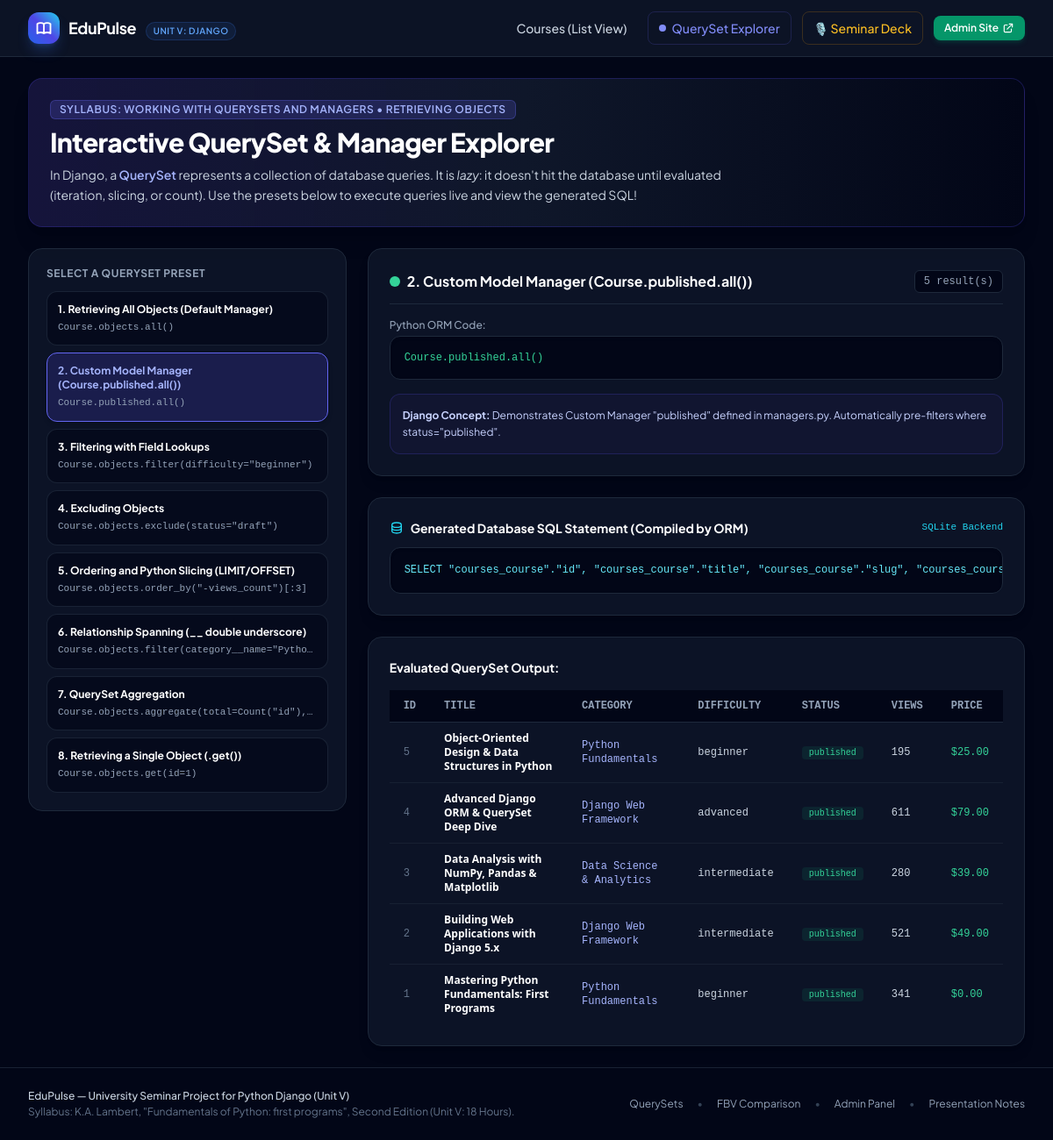
Page /querysets/?preset=custom_manager on the committed database.
### courses/models.py (models this page shows, shortened)
class Course(models.Model):
    STATUS_CHOICES = (
        ('draft', 'Draft'),
        ('published', 'Published'),
    )
    DIFFICULTY_CHOICES = (
        ('beginner', 'Beginner'),
        ('intermediate', 'Intermediate'),
        ('advanced', 'Advanced'),
    )
    title = models.CharField(max_length=200)
    slug = models.SlugField(max_length=220, unique=True)
    category = models.ForeignKey(Category, on_delete=models.CASCADE, related_name='courses')
    instructor = models.ForeignKey(Instructor, on_delete=models.CASCADE, related_name='courses')
    summary = models.CharField(max_length=300, help_text="Short card synopsis")
    content = models.TextField(help_text="Detailed syllabus and curriculum description")
    price = models.DecimalField(max_digits=6, decimal_places=2, default=0.00)
    difficulty = models.CharField(max_length=20, choices=DIFFICULTY_CHOICES, default='beginner')
    status = models.CharField(max_length=20, choices=STATUS_CHOICES, default='published')
    views_count = models.PositiveIntegerField(default=0)
    created_at = models.DateTimeField(auto_now_add=True)
    updated_at = models.DateTimeField(auto_now=True)
    objects = models.Manager()               # The default manager: Course.objects.all()
    published = PublishedCourseManager()     # Custom Manager: Course.published.all()
    class Meta:
        ordering = ['-created_at']
        indexes = [
            models.Index(fields=['status', '-created_at']),
            models.Index(fields=['category', 'status']),
        ]
    def get_absolute_url(self):
        return reverse('courses:course_detail', kwargs={'slug': self.slug})

class Category(models.Model):
    name = models.CharField(max_length=100, unique=True)
    slug = models.SlugField(max_length=120, unique=True)
    description = models.TextField(blank=True)
    icon = models.CharField(max_length=50, default="book", help_text="Emoji or icon identifier")
    class Meta:
        verbose_name = "Category"
        verbose_name_plural = "Categories"
        ordering = ['name']

### courses/views.py (the view, shortened to what this page needs)
# urls.py: path('querysets/', queryset_explorer_view, name='queryset_explorer'),
def queryset_explorer_view(request):
    preset = request.GET.get('preset', 'all_courses')
    querysets_map = {
        'all_courses': {
            'title': '1. Retrieving All Objects (Default Manager)',
            'code': 'Course.objects.all()',
            'explanation': 'Retrieves all courses regardless of status. Uses the default "objects" manager.',
            'qs_factory': lambda: Course.objects.all()
        },
        'custom_manager': {
            'title': '2. Custom Model Manager (Course.published.all())',
            'code': 'Course.published.all()',
            'explanation': 'Demonstrates Custom Manager "published" defined in managers.py. Automatically pre-filters where status="published".',
            'qs_factory': lambda: Course.published.all()
        },
        'filter_lookup': {
            'title': '3. Filtering with Field Lookups',
            'code': 'Course.objects.filter(difficulty="beginner")',
            'explanation': 'Uses .filter() with keyword argument lookup to match beginner level courses.',
            'qs_factory': lambda: Course.objects.filter(difficulty='beginner')
        },
        'exclude_condition': {
            'title': '4. Excluding Objects',
            'code': 'Course.objects.exclude(status="draft")',
            'explanation': 'Uses .exclude() to omit all draft records from the result set.',
            'qs_factory': lambda: Course.objects.exclude(status='draft')
        },
        'order_and_slice': {
            'title': '5. Ordering and Python Slicing (LIMIT/OFFSET)',
            'code': 'Course.objects.order_by("-views_count")[:3]',
            'explanation': 'Orders results by views descending and applies [:3] slice, which Django converts to SQL LIMIT 3.',
            'qs_factory': lambda: Course.objects.order_by('-views_count')[:3]
        },
        'relational_lookup': {
            'title': '6. Relationship Spanning (__ double underscore)',
            'code': 'Course.objects.filter(category__name="Python & Backend")',
            'explanation': 'Uses category__name to perform an INNER JOIN across ForeignKey relationships without writing manual SQL.',
            'qs_factory': lambda: Course.objects.filter(category__name__icontains='Python')
        },
        'aggregation': {
            'title': '7. QuerySet Aggregation',
            'code': 'Course.objects.aggregate(total=Count("id"), avg_views=Avg("views_count"))',
            'explanation': 'Performs mathematical summarization across rows returning a dictionary.',
            'qs_factory': None  # Special aggregate case
        },
        'single_object': {
            'title': '8. Retrieving a Single Object (.get())',
            'code': 'Course.objects.get(id=1)',
            'explanation': 'Retrieves an exact single instance. Raises DoesNotExist if not found, or MultipleObjectsReturned if more than one match.',
            'qs_factory': None
        }
    }
    selected_meta = querysets_map.get(preset, querysets_map['all_courses'])
    result_items = []
    generated_sql = ""
    result_count = 0
    extra_data = None
    if preset == 'aggregation':
        extra_data = Course.objects.aggregate(
            total=Count('id'),
            avg_views=Avg('views_count')
        )
        generated_sql = "SELECT COUNT(id), AVG(views_count) FROM courses_course;"
        result_count = 1
    else:
        qs = selected_meta['qs_factory']()
        result_count = qs.count() if hasattr(qs, 'count') else len(qs)
        result_items = list(qs)
        try:
            generated_sql = str(qs.query)
        except Exception:
            generated_sql = "N/A (Evaluated QuerySet)"
    return render(request, 'courses/queryset_explorer.html', {
        'presets': querysets_map,
        'current_preset': preset,
        'meta': selected_meta,
        'results': result_items,
        'result_count': result_count,
        'generated_sql': generated_sql,
        'extra_data': extra_data,
    })

### courses/managers.py (called while the page is built)
    def get_queryset(self):
        return PublishedCourseQuerySet(self.model, using=self._db).filter(status='published').order_by('-created_at')

### templates/courses/queryset_explorer.html (shortened to what this page needs)
{% extends 'base.html' %}
{% block content %}
<div class="space-y-6">
    <div class="p-6 rounded-2xl bg-gradient-to-r from-indigo-950/70 via-slate-900 to-slate-950 border border-indigo-800/40 shadow-xl space-y-2">
        <div class="flex items-center gap-2">
            <span class="px-2.5 py-0.5 rounded-md bg-indigo-500/20 text-indigo-300 border border-indigo-500/30 text-xs font-semibold uppercase tracking-wider">
                Syllabus: Working with QuerySets and Managers &bull; Retrieving Objects
            </span>
        </div>
        <h1 class="text-2xl sm:text-3xl font-extrabold text-white tracking-tight">
            Interactive QuerySet & Manager Explorer
        </h1>
        <p class="text-sm text-slate-300 max-w-3xl leading-relaxed">
            In Django, a <span class="text-indigo-300 font-semibold">QuerySet</span> represents a collection of database queries. It is <em>lazy</em>: it doesn't hit the database until evaluated (iteration, slicing, or count). Use the presets below to execute queries live and view the generated SQL!
        </p>
    </div>
    <div class="grid grid-cols-1 lg:grid-cols-3 gap-6 items-start">
        <div class="bg-slate-900/80 border border-slate-800 rounded-2xl p-5 space-y-3">
            <h2 class="text-xs font-bold text-slate-400 uppercase tracking-wider mb-2">Select a QuerySet Preset</h2>
            <div class="space-y-2">
                {% for key, val in presets.items %}
                <a href="?preset={{ key }}"
                   class="block p-3 rounded-xl border transition text-left {% if current_preset == key %}bg-indigo-600/20 border-indigo-500 text-white shadow-md{% else %}bg-slate-950/60 border-slate-800/80 text-slate-300 hover:bg-slate-800 hover:border-slate-700{% endif %}">
                    <div class="text-xs font-bold {% if current_preset == key %}text-indigo-300{% else %}text-white{% endif %}">
                        {{ val.title }}
                    </div>
                    <code class="block text-[11px] font-mono text-slate-400 mt-1 truncate">
                        {{ val.code }}
                    </code>
                </a>
                {% endfor %}
            </div>
        </div>
        <div class="lg:col-span-2 space-y-6">
            <div class="bg-slate-900/80 border border-slate-800 rounded-2xl p-6 space-y-4 shadow-lg">
                <div class="flex items-center justify-between pb-3 border-b border-slate-800">
                    <h3 class="text-base font-bold text-white flex items-center gap-2">
                        <span class="w-3 h-3 rounded-full bg-emerald-400 animate-pulse"></span>
                        {{ meta.title }}
                    </h3>
                    <span class="text-xs font-mono text-slate-400 bg-slate-950 px-2.5 py-1 rounded-md border border-slate-800">
                        {{ result_count }} result(s)
                    </span>
                </div>
                <div>
                    <label class="block text-xs font-medium text-slate-400 mb-1">Python ORM Code:</label>
                    <pre class="bg-slate-950 p-4 rounded-xl text-xs font-mono text-emerald-400 border border-slate-800 overflow-x-auto shadow-inner">{{ meta.code }}</pre>
                </div>
                <div class="p-3.5 rounded-xl bg-indigo-950/30 border border-indigo-900/50 text-xs text-indigo-200 leading-relaxed">
                    <strong>Django Concept:</strong> {{ meta.explanation }}
                </div>
            </div>
            <div class="bg-slate-900/80 border border-slate-800 rounded-2xl p-6 space-y-3 shadow-lg">
                <div class="flex items-center justify-between">
                    <h3 class="text-sm font-bold text-white flex items-center gap-2">
                        <svg class="w-4 h-4 text-cyan-400" fill="none" stroke="currentColor" viewBox="0 0 24 24"><path stroke-linecap="round" stroke-linejoin="round" stroke-width="2" d="M4 7v10c0 2.21 3.582 4 8 4s8-1.79 8-4V7M4 7c0 2.21 3.582 4 8 4s8-1.79 8-4M4 7c0-2.21 3.582-4 8-4s8 1.79 8 4m0 5c0 2.21-3.582 4-8 4s-8-1.79-8-4"/></svg>
                        Generated Database SQL Statement (Compiled by ORM)
                    </h3>
                    <span class="text-[11px] font-mono text-cyan-400">SQLite Backend</span>
                </div>
                <pre class="bg-slate-950 p-4 rounded-xl text-xs font-mono text-cyan-300 border border-slate-800 overflow-x-auto leading-relaxed shadow-inner">{{ generated_sql }}</pre>
            </div>
            <div class="bg-slate-900/80 border border-slate-800 rounded-2xl p-6 space-y-4 shadow-lg overflow-hidden">
                <h3 class="text-sm font-bold text-white">Evaluated QuerySet Output:</h3>
                {% if results %}
                <div class="overflow-x-auto">
                    <table class="min-w-full divide-y divide-slate-800 text-left text-xs font-mono">
                        <thead class="bg-slate-950 text-slate-400 uppercase">
                            <tr>
                                <th class="px-4 py-2.5">ID</th>
                                <th class="px-4 py-2.5">Title</th>
                                <th class="px-4 py-2.5">Category</th>
                                <th class="px-4 py-2.5">Difficulty</th>
                                <th class="px-4 py-2.5">Status</th>
                                <th class="px-4 py-2.5">Views</th>
                                <th class="px-4 py-2.5">Price</th>
                            </tr>
                        </thead>
                        <tbody class="divide-y divide-slate-800/60">
                            {% for item in results %}
                            <tr class="hover:bg-slate-800/40 transition">
                                <td class="px-4 py-2.5 text-slate-500">{{ item.id }}</td>
                                <td class="px-4 py-2.5 font-bold text-white font-sans">
                                    <a href="{{ item.get_absolute_url }}" class="hover:text-blue-400 hover:underline">
                                        {{ item.title }}
                                    </a>
                                </td>
                                <td class="px-4 py-2.5 text-indigo-300">{{ item.category.name }}</td>
                                <td class="px-4 py-2.5 text-slate-300">{{ item.difficulty }}</td>
                                <td class="px-4 py-2.5">
                                    <span class="px-2 py-0.5 rounded text-[10px] {% if item.status == 'published' %}bg-emerald-500/10 text-emerald-400{% else %}bg-amber-500/10 text-amber-400{% endif %}">
                                        {{ item.status }}
                                    </span>
                                </td>
                                <td class="px-4 py-2.5 text-slate-300">{{ item.views_count }}</td>
                                <td class="px-4 py-2.5 text-emerald-400">${{ item.price }}</td>
                            </tr>
                            {% endfor %}
                        </tbody>
                    </table>
                </div>
                {% endif %}
            </div>
        </div>
    </div>
</div>
{% endblock %}

### templates/base.html (style rules this page uses)
body { font-family: 'Plus Jakarta Sans', sans-serif; }
code, pre, .font-mono { font-family: 'Fira Code', monospace; }

### rows in the picture
Course: id "5", title "Object-Oriented Design & Data Structures in Python", category.name "Python Fundamentals", difficulty "beginner", status "published", views_count "195", price "25.00"
Course: id "4", title "Advanced Django ORM & QuerySet Deep Dive", category.name "Django Web Framework", difficulty "advanced", status "published", views_count "611", price "79.00"
Course: id "3", title "Data Analysis with NumPy, Pandas & Matplotlib", category.name "Data Science & Analytics", difficulty "intermediate", status "published", views_count "280", price "39.00"
Course: id "2", title "Building Web Applications with Django 5.x", category.name "Django Web Framework", difficulty "intermediate", status "published", views_count "521", price "49.00"
Course: id "1", title "Mastering Python Fundamentals: First Programs", category.name "Python Fundamentals", difficulty "beginner", status "published", views_count "341", price "0.00"

### other values in the picture
{{ val.title }} "1. Retrieving All Objects (Default Manager)" "2. Custom Model Manager (Course.published.all())" "3. Filtering with Field Lookups" "4. Excluding Objects" "5. Ordering and Python Slicing (LIMIT/OFFSET)" "6. Relationship Spanning (__ double underscore)" "7. QuerySet Aggregation" "8. Retrieving a Single Object (.get())"
{{ val.code }} "Course.objects.all()" "Course.published.all()" "Course.objects.filter(difficulty=\"beginner\")" "Course.objects.exclude(status=\"draft\")" "Course.objects.order_by(\"-views_count\")[:3]" "Course.objects.filter(category__name=\"Pytho…" "Course.objects.aggregate(total=Count(\"id\"),…" "Course.objects.get(id=1)"
{{ meta.title }} "2. Custom Model Manager (Course.published.all())"
{{ result_count }} "5"
{{ meta.code }} "Course.published.all()"
{{ meta.explanation }} "Demonstrates Custom Manager \"published\" defined in managers.py. Automatically pre-filters where status=\"published\"."
{{ generated_sql }} "SELECT \"courses_course\".\"id\", \"courses_course\".\"title\", \"courses_course\".\"slug\",…"
